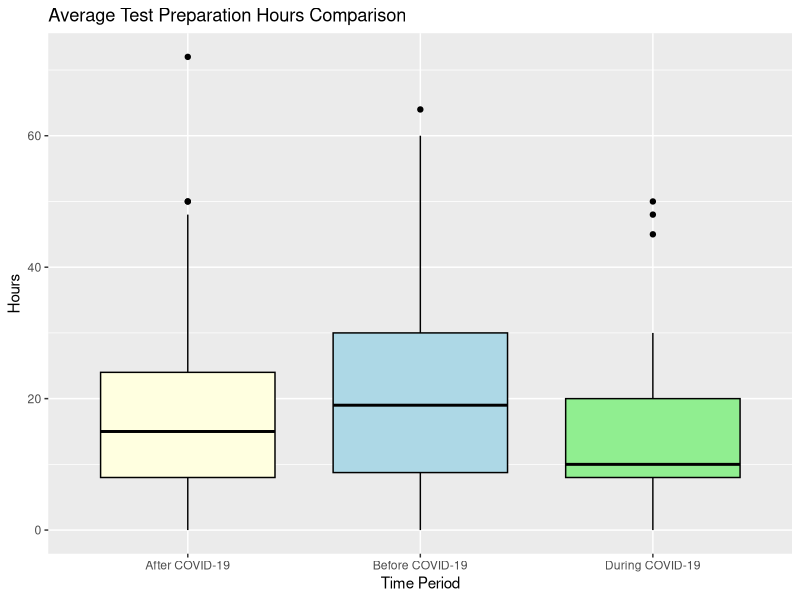
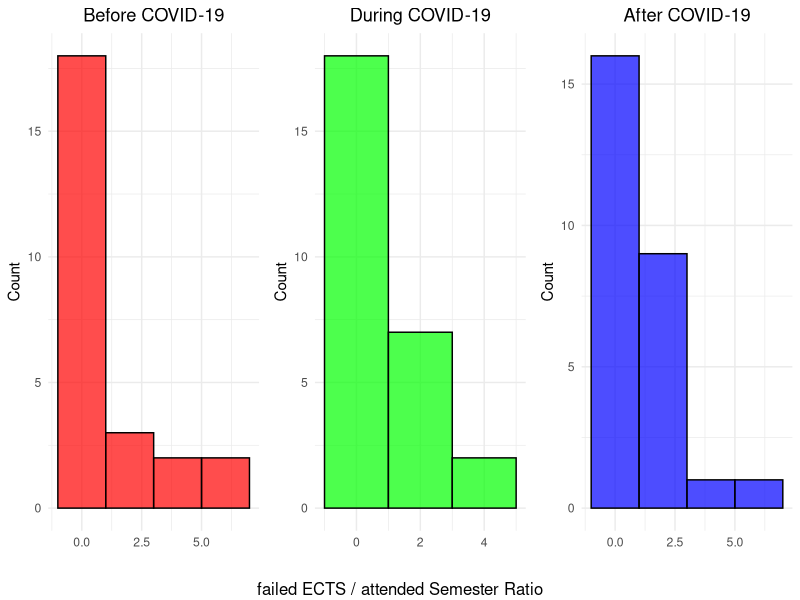
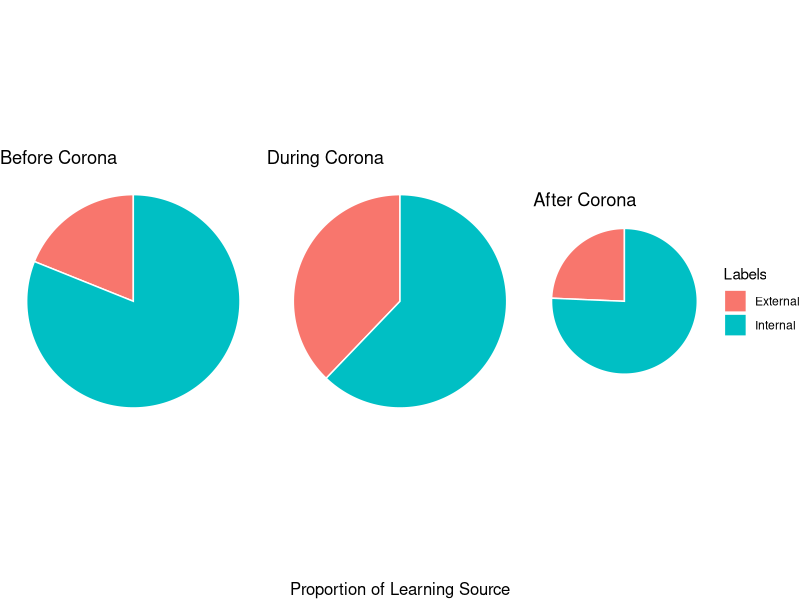

Here is the R script that generated these plots, in order:
## ---- chunk 1
library(ggplot2)
library(dplyr)
library("tidyverse")
#install.packages("gridExtra")
library(gridExtra)

## ---- chunk 2
data <- read.csv("group_16.csv", header= TRUE, sep=";")
# preprocessing

# Split the string into parts
split_parts <- strsplit(data$Antwort.1, "; ")
split_parts2 <- strsplit(data$Antwort.2, "; ")
split_parts3 <- strsplit(data$Antwort.3, "; ")

# Create new columns based on split parts
new_columns <- t(sapply(split_parts, function(x) {
  parts <- strsplit(x, ": ")
  setNames(as.numeric(sapply(parts, function(y) y[2])), sapply(parts, function(y) paste0("Antwort1", y[1])))
}))

new_columns2 <- t(sapply(split_parts2, function(x) {
  parts <- strsplit(x, ": ")
  setNames(as.numeric(sapply(parts, function(y) y[2])), sapply(parts, function(y) paste0("Antwort2", y[1])))
}))

new_columns3 <- t(sapply(split_parts3, function(x) {
  parts <- strsplit(x, ": ")
  setNames(sapply(parts, function(y) y[2]), sapply(parts, function(y) paste0("Antwort3", y[1])))
}))

# Combine the new columns with the original data frame
data_p <- cbind(data[c(1,2,3)], new_columns, new_columns2, new_columns3)

# Rename the columns
colnames(data_p) <- c("gender", "age", "academic.program",
                    "test.prep.dur", "test.prep.bef","test.prep.af","ects.fail.dur","semesters.dur",
                    "ects.fail.bef","semesters.bef","ects.fail.af","semesters.af",
                    "source.dur","source.bef","source.af")


# Replace values based on condition
data_p$academic.program <- ifelse(grepl("Data Science", data_p$academic.program), "Data Science / MSc / TU WIen", data_p$academic.program)

data_p$gender = as.factor(data_p$gender)
data_p$academic.program = as.factor(data_p$academic.program)
data_p$source.dur = as.factor(data_p$source.dur)
data_p$source.bef = as.factor(data_p$source.bef)
data_p$source.af = as.factor(data_p$source.af)

#remove NaN
data_p = na.omit(data_p)

## ---- chunk 3
#print out statistics
# Convert the data frame to long format
data_long <- data_p %>%
  pivot_longer(cols = c(test.prep.bef,test.prep.dur,test.prep.af), names_to = "Period", values_to = "Hours")

# Calculate statistics for each time period
statistics <- data_long %>%
  group_by(Period) %>%
  summarize(
    Mean = mean(Hours),
    Median = median(Hours),
    SD = sd(Hours)
  )

# Print the formatted statistics
print(statistics)



# Create a boxplot for each column
# we exclude row 21 because of unrealistic values
ggplot(data_p[-20,]) +
  geom_boxplot(aes(x = "Before", y = test.prep.bef), fill = "lightblue", color = "black") +
  geom_boxplot(aes(x = "During", y = test.prep.dur), fill = "lightgreen", color = "black") +
  geom_boxplot(aes(x = "After", y = test.prep.af), fill = "lightyellow", color = "black") +
  labs(x = "Time Period", y = "Hours", title = "Average Test Preparation Hours Comparison") +
  scale_x_discrete(labels = c("Before" = "Before COVID-19", "During" = "During COVID-19", "After" = "After COVID-19"))
## ---- chunk 4

#head(data_p[c(7:12)])
data_p <- data_p %>% 
  mutate(performance_dur = ects.fail.dur / semesters.dur) %>%
  mutate(performance_bef = ects.fail.bef / semesters.bef) %>%
  mutate(performance_af = ects.fail.af / semesters.af)

#print out statistics
stats <- data_p %>%
  summarise(
    Performance_Dur = mean(performance_dur[is.finite(performance_dur)], na.rm = TRUE),
    Performance_Bef = mean(performance_bef[is.finite(performance_bef)], na.rm = TRUE),
    Performance_Af = mean(performance_af[is.finite(performance_af)], na.rm = TRUE)
  )

print(stats)


# Combine the performance metrics for all periods into a single data frame
performance <- data.frame(
  period = rep(c("During", "Before", "After"), each = nrow(data_p)),
  performance = c(data_p$performance_dur, data_p$performance_bef, data_p$performance_af),
  stringsAsFactors = FALSE
)

# Create separate histograms for each period
hist_bef <- ggplot(data_p, aes(x = performance_bef)) +
  geom_histogram(binwidth = 2, fill = "red", alpha = 0.7, color="black") +
  labs(x = "", y = "Count") +
  ggtitle("Before COVID-19") +
  theme_minimal() +
  theme(plot.title = element_text(hjust = 0.5)) +
  geom_vline(aes(xintercept = mean(performance_bef)), color = "black", linetype = "dashed")

hist_dur <- ggplot(data_p, aes(x = performance_dur)) +
  geom_histogram(binwidth = 2, fill = "green", alpha = 0.7, color="black") +
  labs(x = "", y = "Count") +
  ggtitle("During COVID-19") +
  theme_minimal() +
  theme(plot.title = element_text(hjust = 0.5)) +
  geom_vline(aes(xintercept = mean(performance_dur)), color = "black", linetype = "dashed")

hist_af <- ggplot(data_p, aes(x = performance_af)) +
  geom_histogram(binwidth = 2, fill = "blue", alpha = 0.7, color="black") +
  labs(x = "", y = "Count") +
  ggtitle("After COVID-19") +
  theme_minimal() +
  theme(plot.title = element_text(hjust = 0.5)) +
  geom_vline(aes(xintercept = mean(performance_af)), color = "black", linetype = "dashed")


# Arrange the histograms in subplots
subplot <- grid.arrange(hist_bef, hist_dur, hist_af, nrow = 1,
                        bottom="failed ECTS / attended Semester Ratio")

# Display the subplots
subplot

## ---- chunk 5
# Calculate the frequency of each label
label_counts <- table(data_p$source.bef)
label_counts2 <- table(data_p$source.dur)
label_counts3 <- table(data_p$source.af)

# Convert counts to proportions
label_proportions <- prop.table(label_counts)
label_proportions2 <- prop.table(label_counts2)
label_proportions3 <- prop.table(label_counts3)

# Create a data frame for plotting
plot_data <- data.frame(labels = names(label_proportions),
                        proportions = label_proportions)
plot_data2 <- data.frame(labels = names(label_proportions2),
                        proportions = label_proportions2)
plot_data3 <- data.frame(labels = names(label_proportions3),
                        proportions = label_proportions3)

# Create a pie plot using ggplot2
pie_plot <- ggplot(plot_data, aes(x = "", y = proportions.Freq, fill = labels)) +
  geom_bar(stat = "identity", width = 1, color="white") +
  coord_polar("y", start = 0) +
  #scale_fill_discrete(name = "Labels") +
  labs(title = "Before Corona") +
  theme_void()+
  theme(legend.position = "none")

pie_plot2 <- ggplot(plot_data2, aes(x = "", y = proportions.Freq, fill = labels)) +
  geom_bar(stat = "identity", width = 1, color="white") +
  coord_polar("y", start = 0) +
  #scale_fill_discrete(name = "Labels") +
  labs(title = "During Corona") +
  theme_void()+
  theme(legend.position = "none")

pie_plot3 <- ggplot(plot_data3, aes(x = "", y = proportions.Freq, fill = labels)) +
  geom_bar(stat = "identity", width = 1, color="white") +
  coord_polar("y", start = 0) +
  scale_fill_discrete(name = "Labels") +
  labs(title = "After Corona") +
  theme_void()
  #theme(legend.position = "none")

# Arrange the histograms in subplots
subplot <- grid.arrange(pie_plot,pie_plot2,pie_plot3, nrow = 1,
                        bottom="Proportion of Learning Source")

# Display the subplots
subplot

